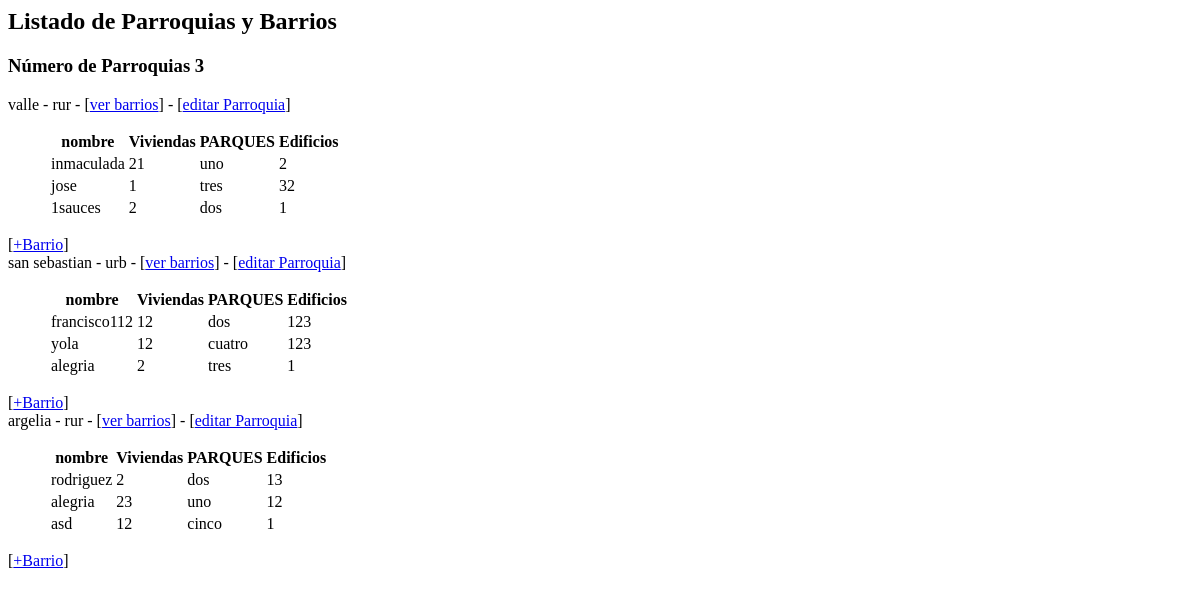
The page /ordenamiento/parroquia/barrios on the database as committed earlier.
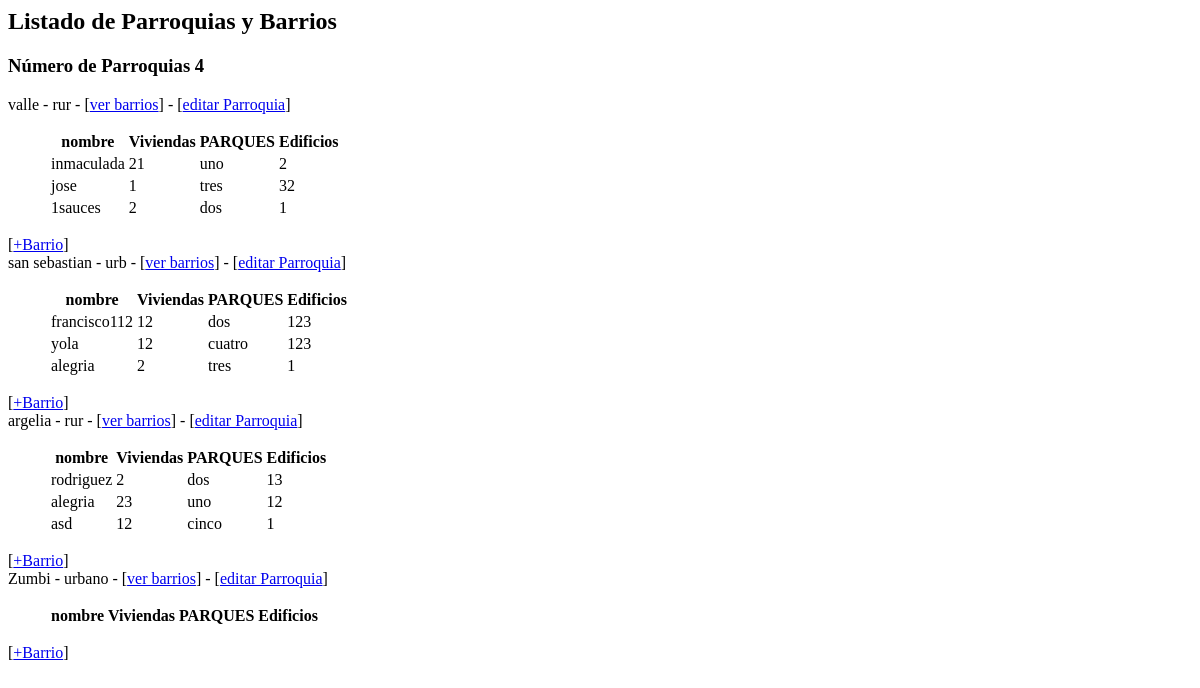
The same page on the database as committed later.
### ordenamiento/models.py (models this page shows, shortened)
class Parroquia(models.Model):
    opciones_tipo_Parroquia = (
        ('urbano', 'Urbano'),
        ('rural', 'Rural'),
    )
    nombre = models.CharField(max_length=30)
    tipo = models.CharField(max_length = 30,\
        choices = opciones_tipo_Parroquia)
    def __str__(self):
        return "%s - %s" % (self.nombre, self.tipo)

class Barrio(models.Model):
    opciones_Parques = (
        ('uno', '1'),
        ('dos', '2'),
        ('tres', '3'),
        ('cuatro', '4'),
        ('cinco', '5'),
        ('seis', '6'),
    )
    nombre = models.CharField(max_length=30)
    numVivienda = models.IntegerField()
    numParques = models.CharField(max_length = 30, \
                choices = opciones_Parques)
    numEdificios = models.IntegerField()
    parroquia = models.ForeignKey(Parroquia, related_name = 'los_barrios',
                on_delete=models.CASCADE)

### ordenamiento/views.py (the view)
# urls.py: path('parroquia/barrios', views.mostrar_Parroquias_Barrios,
def mostrar_Parroquias_Barrios(request):
    parroquia = Parroquia.objects.all()
    barrio = Barrio.objects.all()
    informacion_template = {'parroquia': parroquia, 'numero_parroquia':len(parroquia), 'barrio': barrio}
    return render(request, 'parroquia_barrio.html', informacion_template)

### ordenamiento/templates/parroquia_barrio.html (shortened to what this page needs)
<h2>Listado de Parroquias y Barrios</h2>
<h3>Número de Parroquias {{ numero_parroquia }}</h3>
{% for e in parroquia %}
  {{ e }} - [<a href="{% url 'obtener_Barrios' e.id %}">ver barrios</a>] - [<a href="{% url 'editar_parroquia' e.id %}">editar Parroquia</a>]<br/>
  <ul>
    <table>
      <tr>
        <th>nombre</th>
        <th>Viviendas</th>
        <th>PARQUES</th>
        <th>Edificios</th>
      </tr>
      {% for x in e.los_barrios.all %}
        <tr>
          <td>{{ x.nombre }}</td>
          <td>{{ x.numVivienda }}</td>
          <td>{{ x.numParques }}</td>
          <td>{{ x.numEdificios }}</td>
        </tr>
      {% endfor %}
    </table>
  </ul>
  [<a href="{% url 'crear_barrio_parroquia' e.id %}">+Barrio</a>]<br>
{% endfor %}

Rows that differ between the two databases and show on the page:
added Parroquia: nombre+tipo "Zumbi - urbano"
Other text that changed with them:
{{ numero_parroquia }}: "3" → "4"
